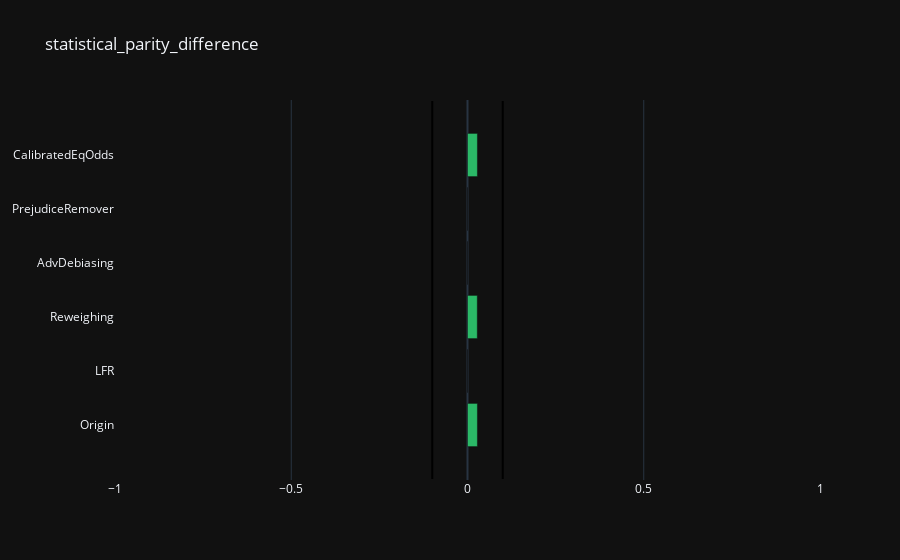
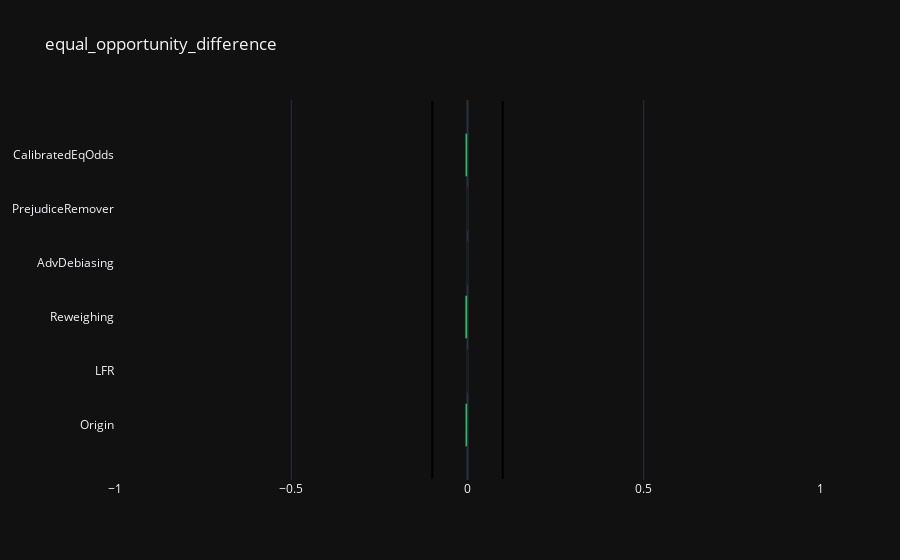
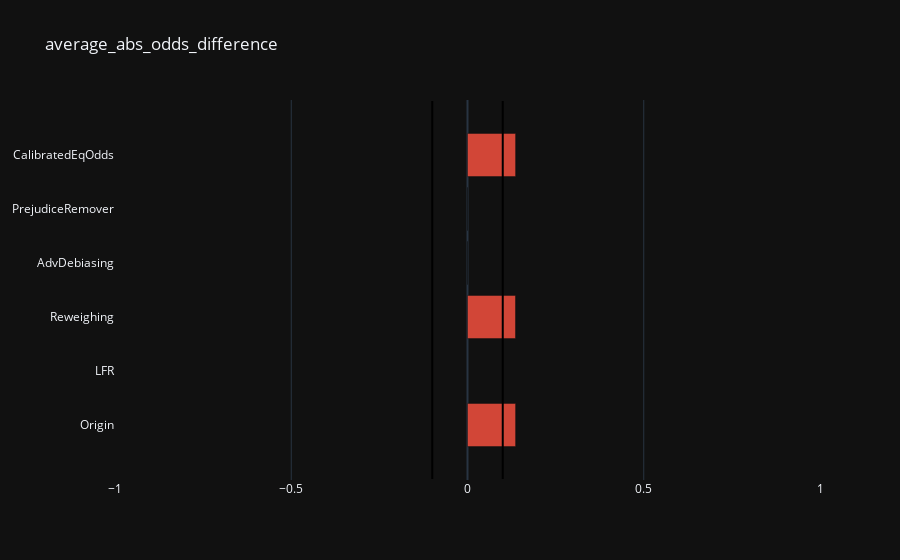

Source (notebook cell) for these figures, in order:
### Code cell
compare_fair_metrics_Sex(algo_metrics)

### Figure 1 — Plotly figure (JSON) as saved in the notebook; plotly's stock layout.template omitted (floating-point values rounded to 4 significant figures)
{"data": [{"marker": {"color": ["#2ecc71", "#2ecc71", "#2ecc71", "#2ecc71", "#2ecc71", "#2ecc71"]}, "opacity": 0.9, "orientation": "h", "x": [0.02814, 0.0, 0.0278, 0.0, 0.0, 0.02814], "y": ["Origin", "LFR", "Reweighing", "AdvDebiasing", "PrejudiceRemover", "CalibratedEqOdds"], "type": "bar"}], "layout": {"barmode": "group", "shapes": [{"line": {"color": "rgb(0, 0, 0)", "width": 2}, "type": "line", "x0": -0.1, "x1": -0.1, "y0": -1, "y1": 6}, {"line": {"color": "rgb(0, 0, 0)", "width": 2}, "type": "line", "x0": 0.1, "x1": 0.1, "y0": -1, "y1": 6}], "title": {"text": "statistical_parity_difference"}, "xaxis": {"range": [-1, 1]}, "yaxis": {"automargin": true}}}

### Figure 2 — Plotly figure (JSON) as saved in the notebook; plotly's stock layout.template omitted (floating-point values rounded to 4 significant figures)
{"data": [{"marker": {"color": ["#2ecc71", "#2ecc71", "#2ecc71", "#2ecc71", "#2ecc71", "#2ecc71"]}, "opacity": 0.9, "orientation": "h", "x": [-0.00648, 0.0, -0.006826, 0.0, 0.0, -0.00648], "y": ["Origin", "LFR", "Reweighing", "AdvDebiasing", "PrejudiceRemover", "CalibratedEqOdds"], "type": "bar"}], "layout": {"barmode": "group", "shapes": [{"line": {"color": "rgb(0, 0, 0)", "width": 2}, "type": "line", "x0": -0.1, "x1": -0.1, "y0": -1, "y1": 6}, {"line": {"color": "rgb(0, 0, 0)", "width": 2}, "type": "line", "x0": 0.1, "x1": 0.1, "y0": -1, "y1": 6}], "title": {"text": "equal_opportunity_difference"}, "xaxis": {"range": [-1, 1]}, "yaxis": {"automargin": true}}}

### Figure 3 — Plotly figure (JSON) as saved in the notebook; plotly's stock layout.template omitted (floating-point values rounded to 4 significant figures)
{"data": [{"marker": {"color": ["#e74c3c", "#2ecc71", "#e74c3c", "#2ecc71", "#2ecc71", "#e74c3c"]}, "opacity": 0.9, "orientation": "h", "x": [0.1365, null, 0.1363, 0.0, 0.0, 0.1365], "y": ["Origin", "LFR", "Reweighing", "AdvDebiasing", "PrejudiceRemover", "CalibratedEqOdds"], "type": "bar"}], "layout": {"barmode": "group", "shapes": [{"line": {"color": "rgb(0, 0, 0)", "width": 2}, "type": "line", "x0": -0.1, "x1": -0.1, "y0": -1, "y1": 6}, {"line": {"color": "rgb(0, 0, 0)", "width": 2}, "type": "line", "x0": 0.1, "x1": 0.1, "y0": -1, "y1": 6}], "title": {"text": "average_abs_odds_difference"}, "xaxis": {"range": [-1, 1]}, "yaxis": {"automargin": true}}}
